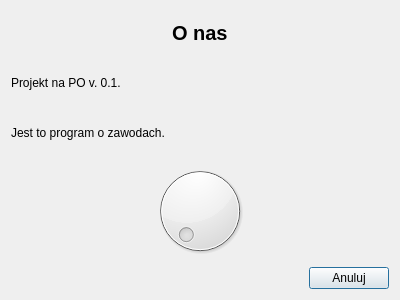
<?xml version="1.0" encoding="UTF-8"?>
<ui version="4.0">
 <class>AboutUsDialog</class>
 <widget class="QDialog" name="AboutUsDialog">
  <property name="geometry">
   <rect>
    <x>0</x>
    <y>0</y>
    <width>400</width>
    <height>300</height>
   </rect>
  </property>
  <property name="windowTitle">
   <string>Dialog</string>
  </property>
  <layout class="QVBoxLayout" name="verticalLayout">
   <item>
    <layout class="QHBoxLayout" name="horizontalLayout">
     <item>
      <spacer name="horizontalSpacer">
       <property name="orientation">
        <enum>Qt::Horizontal</enum>
       </property>
       <property name="sizeHint" stdset="0">
        <size>
         <width>40</width>
         <height>20</height>
        </size>
       </property>
      </spacer>
     </item>
     <item>
      <widget class="QLabel" name="label">
       <property name="font">
        <font>
         <pointsize>15</pointsize>
         <weight>75</weight>
         <bold>true</bold>
        </font>
       </property>
       <property name="text">
        <string>O nas</string>
       </property>
      </widget>
     </item>
     <item>
      <spacer name="horizontalSpacer_2">
       <property name="orientation">
        <enum>Qt::Horizontal</enum>
       </property>
       <property name="sizeHint" stdset="0">
        <size>
         <width>40</width>
         <height>20</height>
        </size>
       </property>
      </spacer>
     </item>
    </layout>
   </item>
   <item>
    <widget class="QLabel" name="label_2">
     <property name="text">
      <string>Projekt na PO v. 0.1.</string>
     </property>
    </widget>
   </item>
   <item>
    <widget class="QLabel" name="label_3">
     <property name="layoutDirection">
      <enum>Qt::LeftToRight</enum>
     </property>
     <property name="text">
      <string>Jest to program o zawodach.</string>
     </property>
     <property name="textFormat">
      <enum>Qt::AutoText</enum>
     </property>
     <property name="scaledContents">
      <bool>false</bool>
     </property>
    </widget>
   </item>
   <item>
    <widget class="QDial" name="dial"/>
   </item>
   <item>
    <layout class="QHBoxLayout" name="horizontalLayout_2">
     <item>
      <spacer name="horizontalSpacer_3">
       <property name="orientation">
        <enum>Qt::Horizontal</enum>
       </property>
       <property name="sizeHint" stdset="0">
        <size>
         <width>40</width>
         <height>20</height>
        </size>
       </property>
      </spacer>
     </item>
     <item>
      <widget class="QPushButton" name="pushButton">
       <property name="text">
        <string>Anuluj</string>
       </property>
      </widget>
     </item>
    </layout>
   </item>
  </layout>
 </widget>
 <resources/>
 <connections/>
</ui>
